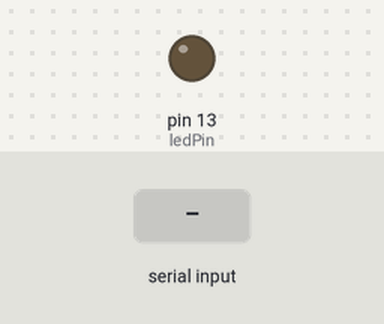
This sketch was run on a simulated Arduino Leonardo, built with avr-gcc and run on an emulated ATmega32U4. Shown: output pins drawn as LEDs (lit = HIGH). The inputs (shaded band) are chosen by the test bench. What the sketch prints to the serial monitor is not drawn.

Above: at 1.2 s.
1.3 s: "x" received over Serial
At 2.1 s:
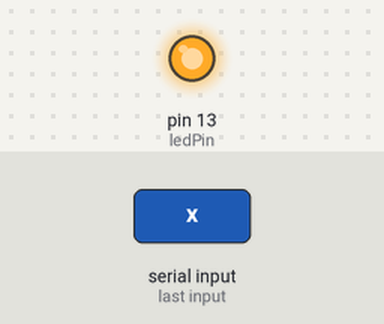
2.8 s: "y" received over Serial
At 3.2 s:
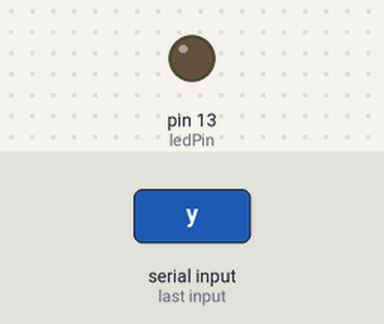
Timing chart, 0 to 5.8 s (numbered marks = the images above; inputs shaded):
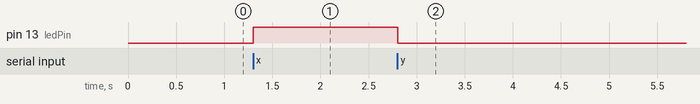

Measured:
- after the input at 1.3 s, pin 13 (ledPin): LOW → HIGH at once
- after the input at 2.8 s, pin 13 (ledPin): HIGH → LOW at once

The sketch:

sketch_feb02a.ino
```cpp
int ledPin = 13;

String readString;

void setup() {
  // put your setup code here, to run once:
  pinMode(ledPin, OUTPUT);
  Serial.begin(115200);
  while (! Serial); // Wait until Serial is ready - Leonardo
  Serial.println("ready!!");
}

void loop() {
  // put your main code here, to run repeatedly:
  while (Serial.available()) {
    char c = Serial.read();  //gets one byte from serial buffer
    readString = c; //makes the string readString
    delay(2);  //slow looping to allow buffer to fill with next character
    if(c == 'x'){
//       Serial.println("Left");
        digitalWrite(ledPin, HIGH);
     } else
     if(c == 'y'){
//       Serial.println("Right");
        digitalWrite(ledPin, LOW);
     }
  Serial.println();
//  delay(2000);
  }
//  Serial.println(readString);
//  if (readString == "xxx"){
//    readString = "";
//  }
//    readString = "";

}
```
